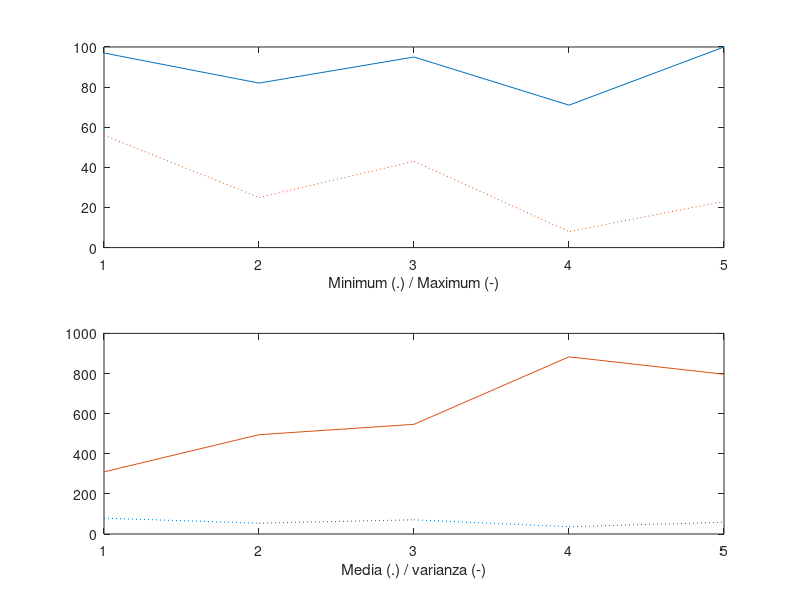
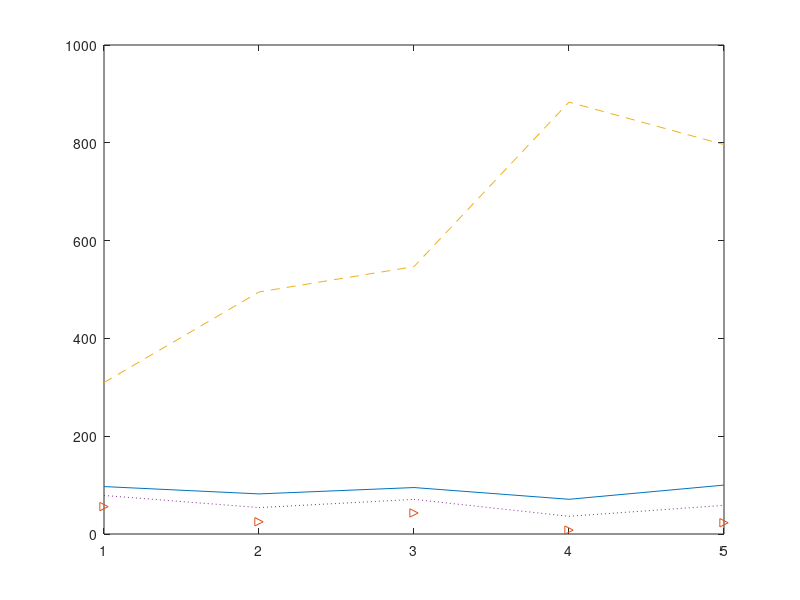

MATLAB code to generate these figures, in order:
%2_1
size = input("introduzca el tamaño de la matriz: ")
vector = []
for i = 1:size
    vectorAux = []
    for j = 1:size
        vectorAux = [vectorAux randi(100)]
    end
    vector = [vector; vectorAux]
end
%Forma Buena
vector = randi(100, size, size)


%2_2
%columnas impares
newVector = []
for i = 1:2:size
    newVector = [newVector vector(:,i)]
end
%diagonal
diagVector = diag(vector)
maximum = max(vector)
minimum = min(vector)
media = mean(vector)
varianza = var(vector)

clc
disp("\nvector")
disp(vector)
disp("\nnewVector")
disp(newVector)
disp("\ndiagVector")
disp(diagVector)

figure('Name','Data','NumberTitle','off')
ax1 = subplot(2, 1, 1)
x = 1:1:size;
plot(ax1, x, maximum, x, minimum, ':')
xlabel("Minimum (.) / Maximum (-)")

ax2 = subplot(2, 1, 2)
plot(ax2, x, media,':', x, varianza)
xlabel("Media (.) / varianza (-)")

figure('Name','DataReal','NumberTitle','off')
x = 1:1:size;
plot(x, maximum)
hold on
plot(x, minimum, '>')
hold on
plot(x, varianza, '--')
hold on
plot(x, media, ':')



